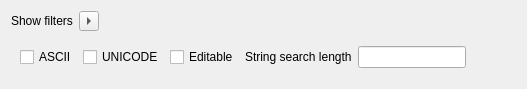
<?xml version="1.0" encoding="UTF-8"?>
<ui version="4.0">
 <class>FiltersWindow</class>
 <widget class="QWidget" name="FiltersWindow">
  <property name="geometry">
   <rect>
    <x>0</x>
    <y>0</y>
    <width>527</width>
    <height>89</height>
   </rect>
  </property>
  <property name="windowTitle">
   <string>Form</string>
  </property>
  <layout class="QVBoxLayout" name="verticalLayout_2">
   <item>
    <layout class="QHBoxLayout" name="showhideLayout">
     <item>
      <widget class="QLabel" name="label">
       <property name="text">
        <string>Show filters</string>
       </property>
      </widget>
     </item>
     <item>
      <widget class="QToolButton" name="filtersButton">
       <property name="minimumSize">
        <size>
         <width>20</width>
         <height>20</height>
        </size>
       </property>
       <property name="maximumSize">
        <size>
         <width>20</width>
         <height>20</height>
        </size>
       </property>
       <property name="text">
        <string/>
       </property>
       <property name="checkable">
        <bool>true</bool>
       </property>
       <property name="arrowType">
        <enum>Qt::RightArrow</enum>
       </property>
      </widget>
     </item>
     <item>
      <spacer name="horizontalSpacer">
       <property name="orientation">
        <enum>Qt::Horizontal</enum>
       </property>
       <property name="sizeHint" stdset="0">
        <size>
         <width>40</width>
         <height>20</height>
        </size>
       </property>
      </spacer>
     </item>
    </layout>
   </item>
   <item>
    <widget class="QWidget" name="filtersWidget" native="true">
     <layout class="QVBoxLayout" name="verticalLayout">
      <item>
       <layout class="QHBoxLayout" name="horizontalLayout">
        <item>
         <widget class="QCheckBox" name="ascii">
          <property name="sizePolicy">
           <sizepolicy hsizetype="Minimum" vsizetype="Fixed">
            <horstretch>0</horstretch>
            <verstretch>0</verstretch>
           </sizepolicy>
          </property>
          <property name="text">
           <string>ASCII</string>
          </property>
         </widget>
        </item>
        <item>
         <widget class="QCheckBox" name="unicode">
          <property name="sizePolicy">
           <sizepolicy hsizetype="Minimum" vsizetype="Fixed">
            <horstretch>0</horstretch>
            <verstretch>0</verstretch>
           </sizepolicy>
          </property>
          <property name="text">
           <string>UNICODE</string>
          </property>
         </widget>
        </item>
        <item>
         <widget class="QCheckBox" name="editable">
          <property name="text">
           <string>Editable</string>
          </property>
         </widget>
        </item>
        <item>
         <widget class="QLabel" name="search_string_lbl">
          <property name="sizePolicy">
           <sizepolicy hsizetype="Minimum" vsizetype="Preferred">
            <horstretch>0</horstretch>
            <verstretch>0</verstretch>
           </sizepolicy>
          </property>
          <property name="text">
           <string>String search length</string>
          </property>
         </widget>
        </item>
        <item>
         <widget class="QLineEdit" name="search_string_ledit">
          <property name="sizePolicy">
           <sizepolicy hsizetype="Minimum" vsizetype="Fixed">
            <horstretch>0</horstretch>
            <verstretch>0</verstretch>
           </sizepolicy>
          </property>
         </widget>
        </item>
        <item>
         <spacer name="horizontalSpacer_2">
          <property name="orientation">
           <enum>Qt::Horizontal</enum>
          </property>
          <property name="sizeHint" stdset="0">
           <size>
            <width>150</width>
            <height>20</height>
           </size>
          </property>
         </spacer>
        </item>
       </layout>
      </item>
     </layout>
    </widget>
   </item>
  </layout>
 </widget>
 <resources/>
 <connections/>
</ui>
